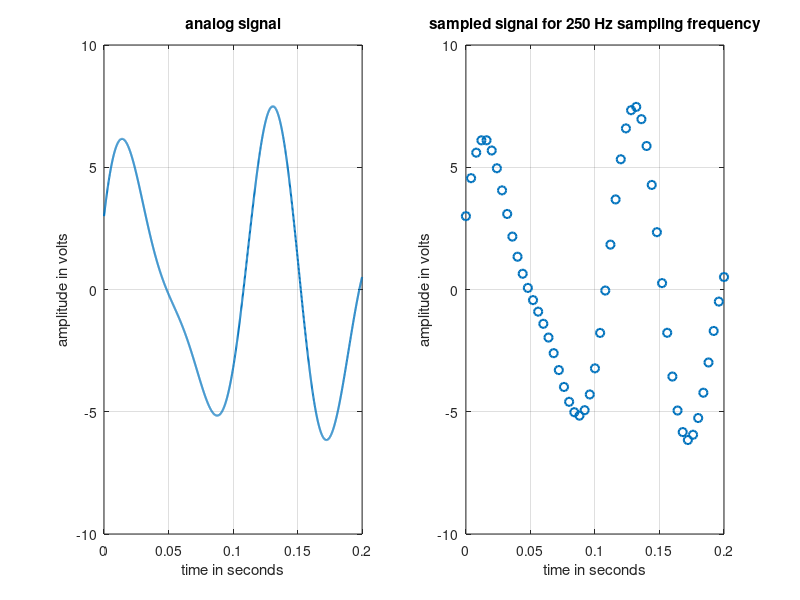

Write the MATLAB code that produced this figure.
clc 
clear all 
close all 

% 22-47006-1
% AB-CDEFG-H
a1= 1;
a2= 3;
a3= 2;
a4= 4;
f1= 11;
f2= 13;
f3= 7;
f4= 8;
% sig = a1*sin(2*pi*f1*t) + a2*cos(2*pi*f2*t) + a3*sin(2*pi*f3*t) + a4*sin(2*pi*f4*t); 
% [a1 = F + 1, a2 = F + 3, a3 = F + 2, a4 = F + 4, f1 = G + 5, f2 = G + 7, f3 = G + 1, f4 = G + 2]

%%%%%%%%%%%%%%%%%%%%%%%%%%%%%%% 
% Analog to Digital Conversion 
%%%%%%%%%%%%%%%%%%%%%%%%%%%%%%% 
  


time_duration = 0.2;

a = [0.4 0.6 0.8]; 
f = [5 12 20];
analog_t = 0:0.0001:time_duration;
analog_sig = a1*sin(2*pi*13*analog_t) + a2*cos(2*pi*15*analog_t) + a3*sin(2*pi*9*analog_t) + a4*sin (2*pi*10*analog_t);
figure
subplot(1,2,1)
plot(analog_t, analog_sig,'linewidth',1.5)
grid on
xlabel('time in seconds')
ylabel('amplitude in volts')
title('analog signal')
% Sampling Frequency
fs = 250;
ts = 1/fs;

% Sampling
samp_t = 0:1/fs:time_duration;
samp_sig = a1*sin(2*pi*13*samp_t) + a2*cos(2*pi*15*samp_t) + a3*sin(2*pi*9*samp_t) + a4*sin (2*pi*10*samp_t);
subplot(1,2,2)
plot(samp_t, samp_sig,'o','linewidth',1.5)
grid on
xlabel('time in seconds')
ylabel('amplitude in volts')
title(['sampled signal for ',num2str(fs),' Hz sampling frequency'])